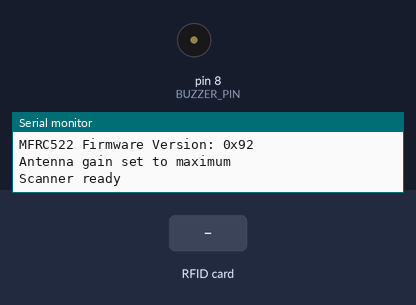
Recording of a sketch running on a simulated Arduino Uno, built with avr-gcc and run on an emulated ATmega328P. On the bench: buzzer (waves = sounding), the last lines printed to the serial monitor. Inputs (shaded band) come from the test bench.

Above: at 2.0 s.
2.1 s: RFID card 5E 7A 19 C4 held to the reader
At 2.24 s:
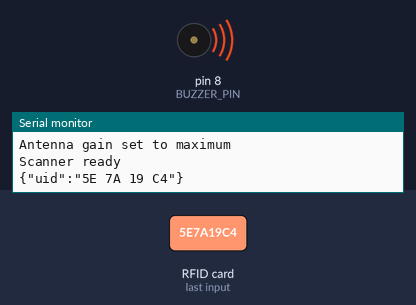
Timing chart, 0 to 5.1 s (numbered marks = the images above; inputs shaded):
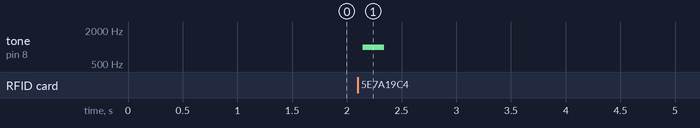

Measured:
- after the input at 2.1 s, tone on pin 8 (BUZZER_PIN): silent → 1000 Hz at once, → silent 0.20 s later

The sketch:

RFID_attendance1.ino
```cpp
#include <SPI.h>
#include <MFRC522.h>

// Define pins
#define RST_PIN         9     // Reset pin
#define SS_PIN          10    // Slave Select pin (connects to SDA on RC522 module)
#define BUZZER_PIN      8     // Buzzer control pin

// Create MFRC522 instance
MFRC522 mfrc522(SS_PIN, RST_PIN);

unsigned long lastRfidHealthCheck = 0;
unsigned long lastSuccessfulRead = 0;
unsigned long lastReaderRefresh = 0;

bool initRFIDModule() {
  for (byte attempt = 1; attempt <= 5; attempt++) {
    mfrc522.PCD_Init();
    delay(80);

    byte version = mfrc522.PCD_ReadRegister(mfrc522.VersionReg);
    Serial.print(F("RFID init attempt "));
    Serial.print(attempt);
    Serial.print(F(" - Version: 0x"));
    Serial.println(version, HEX);

    if (version != 0x00 && version != 0xFF) {
      mfrc522.PCD_SetAntennaGain(mfrc522.RxGain_max);
      Serial.println(F("RFID module initialized successfully"));
      return true;
    }

    mfrc522.PCD_Reset();
    delay(120);
  }

  Serial.println(F("WARNING: RC522 not responding after retries"));
  return false;
}

void setup() {
  Serial.begin(9600);        // Initialize serial communications

  // Wait for serial port to be ready (important after reset)
  while (!Serial && millis() < 3000) {
    ; // Wait for serial port to connect, max 3 seconds
  }

  SPI.begin();               // Init SPI bus
  delay(100);                // Allow SPI/RC522 power-up to stabilize

  initRFIDModule();          // Init MFRC522 card with retries

  // Setup Buzzer
  pinMode(BUZZER_PIN, OUTPUT);
  noTone(BUZZER_PIN);        // Ensure buzzer is off at start

  Serial.println(F("RFID Scanner Test"));
  Serial.println(F("Scan a card or tag..."));

  // Optional: Check firmware version
  byte version = mfrc522.PCD_ReadRegister(mfrc522.VersionReg);
  Serial.print(F("MFRC522 Firmware Version: 0x"));
  Serial.println(version, HEX);
  if (version == 0x00 || version == 0xFF) {
    Serial.println(F("WARNING: Communication failure, is the MFRC522 properly connected?"));
  } else {
    Serial.println(F("Antenna gain set to maximum"));
  }

  // Additional delay for module stabilization after reset
  delay(500);

  // Signal that Arduino is ready
  Serial.println(F("Scanner ready"));
  Serial.flush(); // Ensure all data is sent before continuing
}

void loop() {
  // Periodic refresh: recover cases where reader is responsive but card detection stalls
  if (millis() - lastSuccessfulRead > 5000 && millis() - lastReaderRefresh > 5000) {
    lastReaderRefresh = millis();
    mfrc522.PCD_Reset();
    delay(40);
    initRFIDModule();
  }

  // Health check: auto-recover RFID reader if communication drops
  if (millis() - lastRfidHealthCheck > 3000) {
    lastRfidHealthCheck = millis();
    byte version = mfrc522.PCD_ReadRegister(mfrc522.VersionReg);
    if (version == 0x00 || version == 0xFF) {
      Serial.println(F("RFID communication lost, reinitializing..."));
      initRFIDModule();
      delay(100);
      return;
    }
  }

  // Look for new cards
  if ( ! mfrc522.PICC_IsNewCardPresent()) {
    return;
  }

  // Select one of the cards
  if ( ! mfrc522.PICC_ReadCardSerial()) {
    return;
  }

  // Build UID string
  String uidString = "";
  for (byte i = 0; i < mfrc522.uid.size; i++) {
    if (i > 0) uidString += " ";
    if (mfrc522.uid.uidByte[i] < 0x10) uidString += "0";
    uidString += String(mfrc522.uid.uidByte[i], HEX);
  }
  uidString.toUpperCase();
  lastSuccessfulRead = millis();

  // Send UID in JSON format for easy parsing by server
  Serial.print("{\"uid\":\"");
  Serial.print(uidString);
  Serial.println("\"}");
  Serial.flush(); // Ensure data is sent immediately

  // --- SUCCESS! Trigger Buzzer for 200ms ---
  tone(BUZZER_PIN, 1000, 200);  // 1000Hz frequency, 200ms beep
  // --------------------------------------------

  // Halt the card to stop communication
  mfrc522.PICC_HaltA();

  // Stop encryption on PCD
  mfrc522.PCD_StopCrypto1();

  // Wait to prevent duplicate reads
  delay(1000);
}
```
